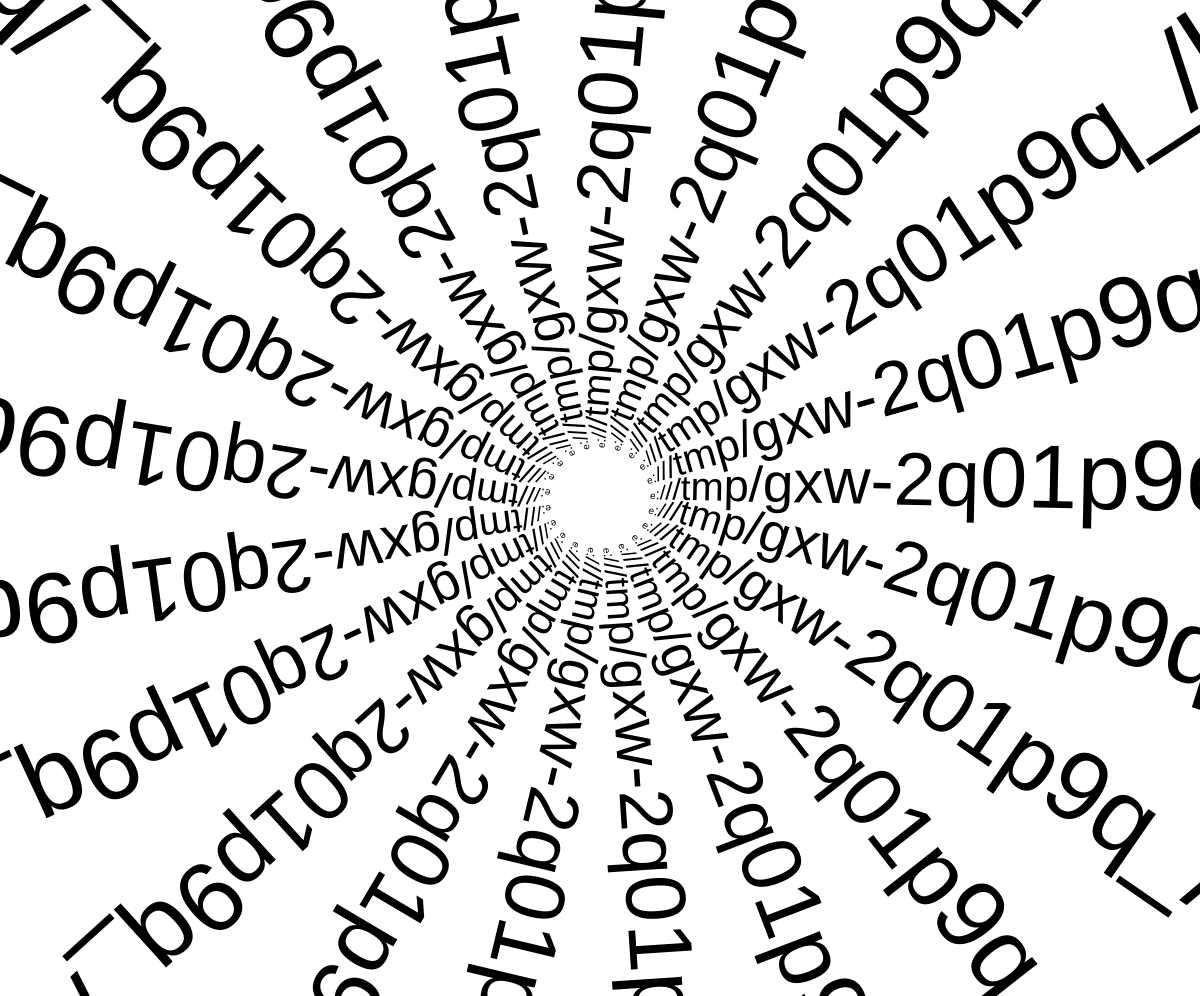
Frame 1 (no input)
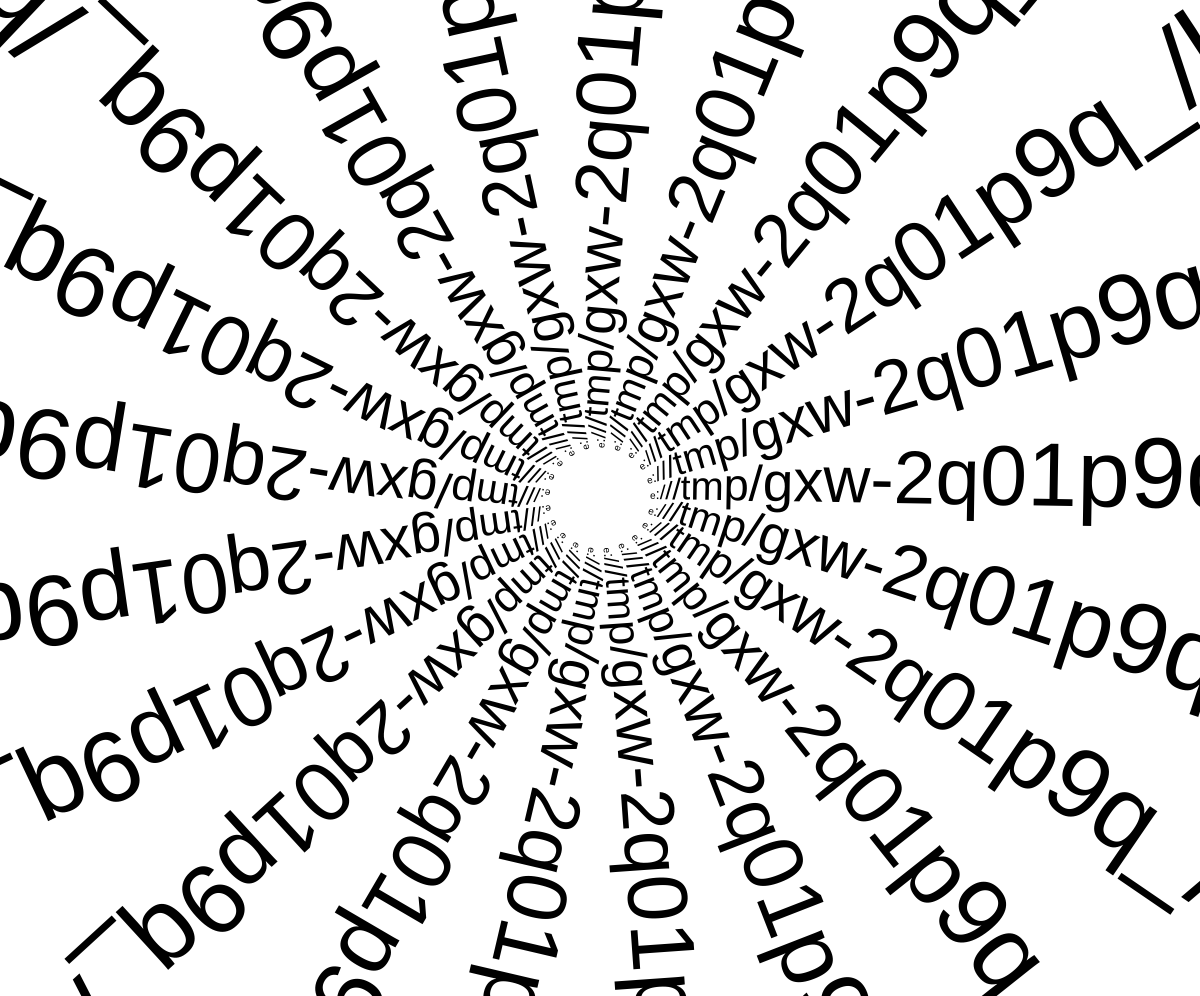
Frame 60 (no input)
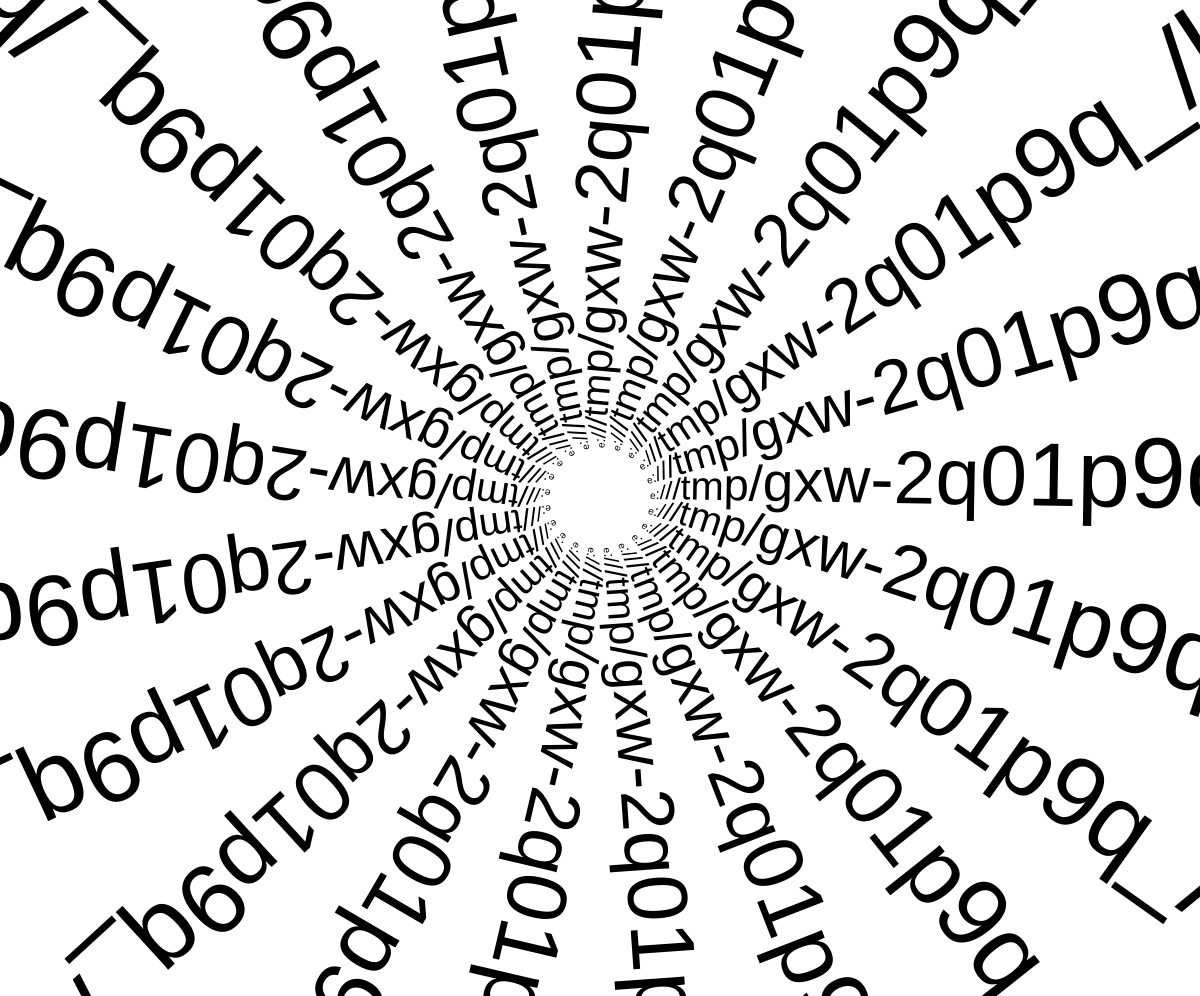
Frame 120 (the mouse pressed at the canvas centre since frame 60)

The p5.js sketch that drew these frames (run headless with seeded random() and noise() and a simulated clock; from frame 60 on, the mouse is pressed at the canvas centre):

// p5.js sketch
// ── sketch.js
let txt = "";
// /?txt=Hello+World
function setup() {
  createCanvas(windowWidth,windowHeight-4);
  background(255);
  textAlign(LEFT);
  textSize(16);
  let start = getURL().indexOf("txt=")+4;
  let url = decodeURIComponent(getURL());
  txt = url.substring(start,url.length);
  for(let i =0;i<100;i++){
    txt = txt.replace("+"," ");
  }
  print(txt);
}

let rot = 0;
function draw() {
  rot +=0.005;
  background(255);
  translate(width/2,height/2);
  rotate(rot);
  for(let i = 0;i<21;i++){
    rotate(0.3);
    let x = 0;
    for(let c=0;c<txt.length;c++){
      textSize(map(c,0,10,10,60));
      text(txt.charAt(c),50+x,0);
      x+=textWidth(txt.charAt(c));
    }
  }
}
